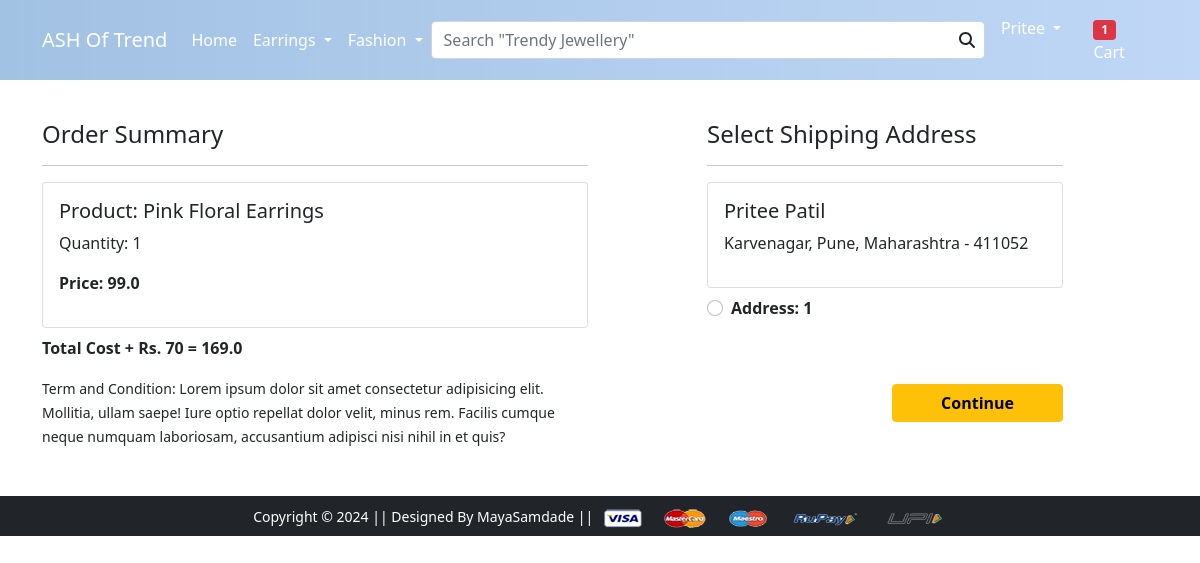
The page /checkout/ (signed in) on the database its author committed.
### app/models.py (models this page shows, shortened)
class Cart(models.Model):
    user = models.ForeignKey(User, on_delete=models.CASCADE)
    product = models.ForeignKey(Product, on_delete=models.CASCADE)
    quantity = models.PositiveIntegerField(default=1)
    @property
    def total_cost(self):
        return self.quantity * self.product.discounted_price

class Product(models.Model):
    title = models.CharField(max_length=100)
    selling_price = models.FloatField()
    discounted_price = models.FloatField()
    description = models.TextField()
    brand = models.CharField(max_length=100)
    category = models.CharField(choices=CATEGORY_CHOICES, max_length=2)
    product_image = models.ImageField(upload_to='productimg')

class Customer(models.Model):
    user = models.ForeignKey(User, on_delete=models.CASCADE)
    name = models.CharField(max_length=200)
    locality = models.CharField(max_length=200)
    city = models.CharField(max_length=50)
    zipcode = models.IntegerField()
    state = models.CharField(choices=STATE_CHOICES, max_length=50)

### app/views.py (the view)
# urls.py: path('checkout/', views.checkout, name='checkout'),
@login_required
def checkout(request):
    user = request.user
    add = Customer.objects.filter(user=user)
    cart_items = Cart.objects.filter(user=user)
    amount = 0.0
    shipping_amount = 70.0
    totalamount = 0.0
    cart_product = [p for p in Cart.objects.all() if p.user == request.user]
    if cart_product:
        for p in cart_product:
            tempamount = (p.quantity * p.product.discounted_price)
            amount += tempamount
        totalamount = amount + shipping_amount
    return render(request, 'app/checkout.html', {'add': add, 'totalamount': totalamount, 'cart_items': cart_items})

### app/context_processors.py (called while the page is built)
def cart_item_count(request):
    count = 0
    if request.user.is_authenticated:
        count = Cart.objects.filter(user=request.user).count()
    if count > 0:
        return {'cart_item_count': count}
    return {'cart_item_count': 0}

### app/templates/app/checkout.html (shortened to what this page needs)
{% extends 'app/base.html' %}
{% load static %}
{% block main-content %}
<div class="container">
 <br><br><br><div class="row mt-5">
  <div class="col-sm-6">
    <h4>Order Summary</h4>
    <hr>
    {% for item in cart_items %}
      <div class="card mb-2">
        <div class="card-body">
          <h5>Product: {{item.product.title}}</h5>
          <p>Quantity: {{item.quantity}}</p>
          <p class="fw-bold">Price: {{item.total_cost}}</p>
        </div>
      </div>
      {% endfor %}
      <p class="fw-bold">Total Cost + Rs. 70 = {{totalamount}}</p>
    <small>Term and Condition: Lorem ipsum dolor sit amet consectetur adipisicing elit. Mollitia, ullam saepe! Iure optio repellat dolor velit, minus rem. Facilis cumque neque numquam laboriosam, accusantium adipisci nisi nihil in et quis?</small>
  </div>
  <div class="col-sm-4 offset-sm-1">
    <h4>Select Shipping Address</h4>
    <hr>
    <form action="/paymentdone">
    {% for ad in add %}
      <div class="card">
        <div class="card-body">
        <h5>{{ad.name}}</h5>
        <p>{{ad.locality}}, {{ad.city}}, {{ad.state}} - {{ad.zipcode}}</p>
        </div>
      </div>
        <div class="form-check mt-2 mb-5">
          <input class="form-check-input" type="radio" name="custid" id="custadd{{forloop.counter}}" value="{{ad.id}}">
          <label class="form-check-label fw-bold" for="custadd{{forloop.counter}}">
            Address: {{forloop.counter}} </label>
        </div>
        {% endfor %}
        <div class="text-end">
          <button type="submit" class="btn btn-warning mt-3 px-5 fw-bold">Continue</button>
        </div>
      </form>
    </div>
  </div>
</div>
{% endblock main-content %}

### app/templates/app/base.html (shortened to what this page needs)
<!doctype html>
{% load static %}
<html lang="en">
  <head>
    <link href="https://cdn.jsdelivr.net/npm/bootstrap@5.0.0-beta1/dist/css/bootstrap.min.css" rel="stylesheet">
    <link rel="stylesheet" href="{% static 'app/css/owl.carousel.min.css' %}">
    <link rel="stylesheet" href="{% static 'app/css/all.min.css' %}">
    <link rel="stylesheet" href="{% static 'app/css/style.css' %}">
  </head>
  <body>
    <nav class="navbar navbar-expand-lg navbar-dark fixed-top" style="background: linear-gradient(to right, #a2c2e3, #c0d7f7);">
      <div class="container">
        <a class="navbar-brand" href="/">ASH Of Trend</a>
        <div class="collapse navbar-collapse" id="navbarSupportedContent">
          <ul class="navbar-nav me-auto mb-2 mb-lg-0">
            <li class="nav-item">
              <a class="nav-link active" aria-current="page" href="/">Home</a>
            </li>
            <li class="nav-item dropdown">
              <a class="nav-link dropdown-toggle text-white" href="#" id="electronicsDropdown" role="button" data-bs-toggle="dropdown" aria-expanded="false">
                Earrings
              </a>
            </li>
            <li class="nav-item dropdown">
              <a class="nav-link dropdown-toggle text-white" href="#" id="fashionDropdown" role="button" data-bs-toggle="dropdown" aria-expanded="false">
                Fashion
              </a>
            </li>
          </ul>
          <form class="position-relative search-bar mx-auto" id="search-form">
            <input
                id="search-input"
                class="form-control"
                type="search"
                placeholder='Search "Trendy Jewellery"'
                aria-label="Search"
                autocomplete="off"
            />
            <span class="search-icon">
                <i class="fas fa-search"></i>
            </span>
        </form>
          <div>
            <ul class="navbar-nav me-auto mb-2 mb-lg-0">
                {% if request.user.is_authenticated %}
                    <li class="nav-item dropdown mx-2">
                        <a class="nav-link dropdown-toggle text-white" href="#" id="profileDropdown" role="button" data-bs-toggle="dropdown" aria-expanded="false">
                            <span class="text-capitalize">{{request.user}}</span>
                        </a>
                    </li>
                    <li class="nav-item mx-2">
                      <a href="{% url 'showcart' %}" class="nav-link text-white">
                          {% if cart_item_count > 0 %}
                          <span class="badge bg-danger">{{ cart_item_count }}</span>
                          {% endif %}
                          Cart
                      </a>
                  </li>
                {% endif %}
            </ul>
        </div>
        </div>
      </div>
    </nav>
    {% block main-content %} {% endblock main-content %}
    <footer class="container-fluid bg-dark text-center p-2 mt-5">
        <small class="text-white">Copyright &copy; 2024 || Designed By MayaSamdade || </small>
        <img src="{% static 'app/images/payment.png' %}" alt="" srcset="" class="img-fluid" height="2px">
    </footer>
  </body>
</html>

### app/templates/app/base.html (style rules this page uses)
.search-bar { width: 60%; }
.search-bar input[type="search"] { padding-right: 40px; }
.search-icon { position: absolute; right: 10px; top: 50%; transform: translateY(-50%); cursor: pointer; }

### rows shown on the page
Cart: product "Pink Floral Earrings", quantity "1", total_cost "99.0"
Customer: name "Pritee Patil", locality "Karvenagar", city "Pune", state "Maharashtra", zipcode "411052"

### other values the page prints
{{ request.user }} "Pritee"
{{ cart_item_count }} "1"
{{ totalamount }} "169.0"
